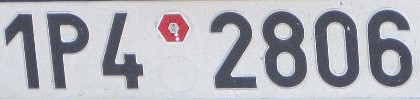
#> input picture plate_recognition/cropped_license_plates/1P42806.jpg, 420 x 99 px; its folder holds only this picture in this run
$ python plate_recognition_global_comparison.py
#> lines starting #> are read from the running program, lines starting #| are printed output that depends on the picture
import os
import glob
import cv2
import matplotlib.pyplot as plt
import sys
from itertools import zip_longest
import time

import pytesseract

import plate_cropp_projection as plate_cropp_proj
import plate_cropp_hough_lines as plate_cropp_hough

import segment_ocr


dir = os.path.dirname(__file__)
# path = glob.glob(os.path.join(dir, 'license_plates/*'))
path = glob.glob(os.path.join(dir, 'cropped_license_plates/*.jpg'))

list_license_plates = []
predicted_license_plates = []
predicted_segm_license_plates = []

# [49 lines left out: function calculate_predicted_accuracy, not called in this run]

lp_time = 0
lp_time_segm = 0
print('Processing...')
for img_path in path:
    base = os.path.basename(img_path)
    dirname = os.path.dirname(img_path)
    license_plate_file = os.path.splitext(base)[0]
    '''
    Here we append the actual license plate to a list
    '''
    list_license_plates.append(license_plate_file)

    img = cv2.imread(img_path)
#> img is the input picture: shape (99, 420, 3); mean B, G, R 183.3, 175.8, 175.2
    gray_img = cv2.cvtColor(img, cv2.COLOR_BGR2GRAY)
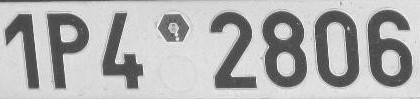
#> gray_img: shape (99, 420); min 46, max 254, mean 176.5
    # plate_cropped = plate_cropp_proj.cropp_by_projection(gray_img)
    # plate_cropped_hough = plate_cropp_hough.cropp_by_hough_lines(gray_img)

    whitelist = '0123456789ABCDEFGHIJKLMNOPQRSTUVWXYZ'
    start_time = time.process_time()
#> (the run stopped early here; a loop or call above may not have finished)

$ run again, on plate_recognition/cropped_license_plates/AGK639.jpg
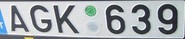
#> input picture plate_recognition/cropped_license_plates/AGK639.jpg, 185 x 39 px
#> img is the input picture: shape (39, 185, 3); mean B, G, R 175.1, 170.6, 164.9
#> `gray_img = cv2.cvtColor(img, cv2.COLOR_BGR2GRAY)`:
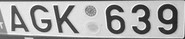
#> gray_img: shape (39, 185); min 26, max 255, mean 169.4
